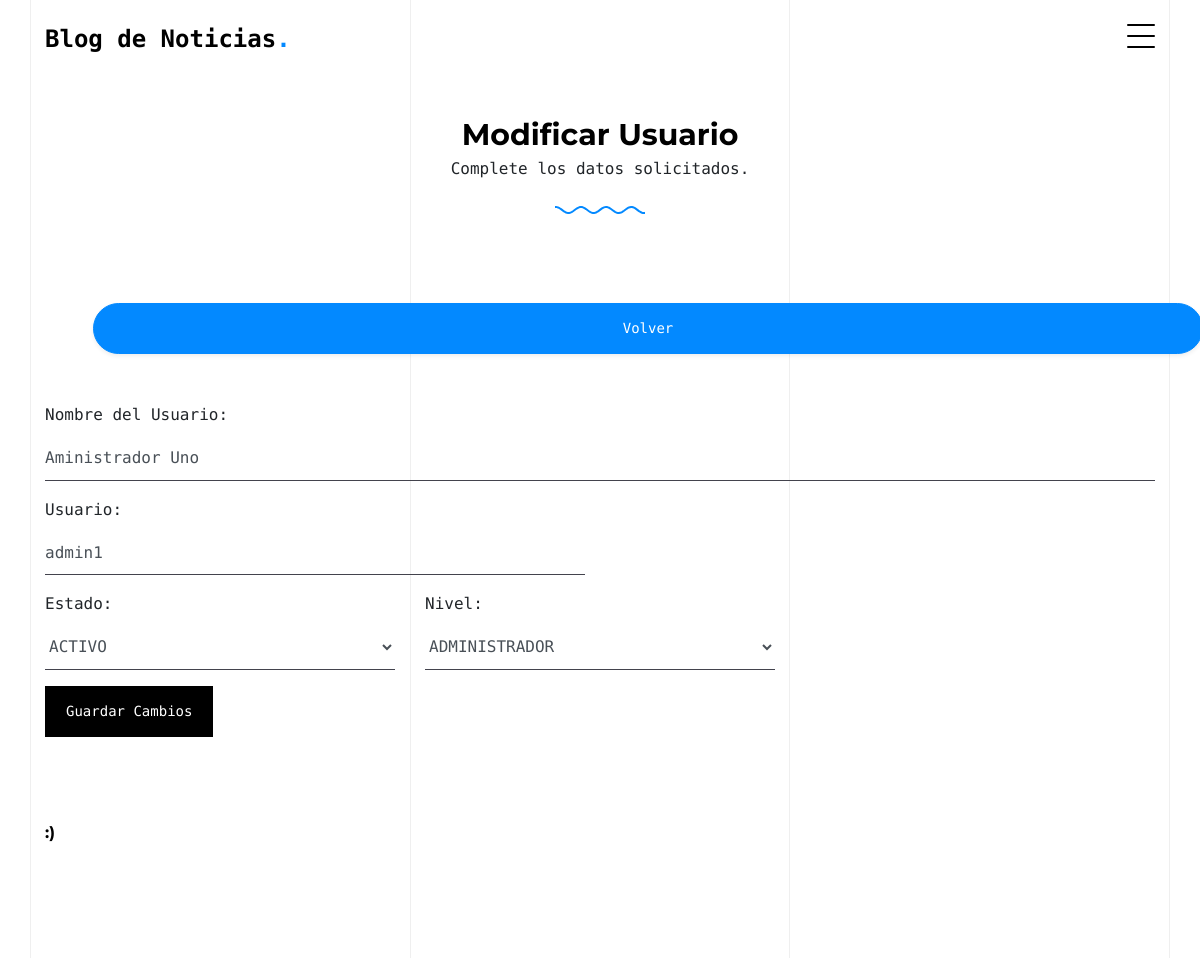
The page /modusuario/8 on the database its author committed.
### pagina_cms/models.py (models this page shows)
class usuarios(models.Model):
    nombre = models.CharField(max_length=255)
    usuario = models.CharField(max_length=25)
    clave = models.CharField(max_length=25)
    estado = models.CharField(max_length=25)
    nivel = models.CharField(max_length=25)

### pagina_cms/usuarios.py (the view)
# urls.py: path('modusuario/<id>', usuarios.modificar, name='modusuario'),
def modificar(request, id):
    usuario = get_object_or_404(usuarios, pk=id)
    if request.method == 'POST':
        f_nombre = request.POST.get('nombre')
        f_usuario = request.POST.get('usuario')
        f_estado = request.POST.get('estado')
        f_nivel = request.POST.get('nivel')
        usuario.nombre = f_nombre
        usuario.usuario = f_usuario
        usuario.estado = f_estado
        usuario.nivel = f_nivel
        usuario.save()
        return redirect('verusuario')
    else:
        return render(request, 'usuario_modificar.html', {'usuario': usuario})

### pagina_cms/templates/usuario_modificar.html (shortened to what this page needs)
{% extends 'base.html' %}
{% block cuerpo %}
<div class="untree_co-section pb-0">
    <div class="container">
      <div class="row mb-4">
        <div class="col-lg-7 text-center mx-auto">
          <h2 class="section-heading gsap-reveal-hero mb-0"><strong>Modificar Usuario</strong></h2>
          <p class="gsap-reveal-hero">Complete los datos solicitados.</p>
          <div class="wave gsap-reveal-hero" >
            <svg>
              <path d="M10,10 L50,100 L90,50" stroke="#0389ff"></path>
            </svg>
          </div>
        </div>
      </div>
      <div class="row">
        <div class="col-lg-12">
          <a href="{% url 'verusuario' %}" class="btn btn-primary btn-block rounded-pill shadow-sm m-5">Volver</a>
          <form action="{% url 'modusuario' id=usuario.id %}" method="post">
            <div class="row">
              <div class="col-lg-12 form-group">
                <label>Nombre del Usuario:</label>
                <input type="text" name="nombre" class="form-control" required value="{{ usuario.nombre }}">
              </div>
              <div class="col-lg-6 form-group">
                <label>Usuario:</label>
                <input type="text" name="usuario" class="form-control" required value="{{ usuario.usuario }}">
              </div>
            </div>
            <div class="row">
              <div class="col-lg-4 form-group">
                <label>Estado:</label>
                <select name="estado" class="form-control">
                  <option value="ACTIVO" {% if usuario.estado == 'ACTIVO' %} selected {% endif %}>ACTIVO</option>
              </select>
              </div>
              <div class="col-lg-4 form-group">
                <label>Nivel:</label>
                <select name="nivel" class="form-control">
                  <option value="ADMINISTRADOR" {% if usuario.nivel == 'ADMINISTRADOR' %} selected {% endif %}>ADMINISTRADOR</option>
              </select>
              </div>
            </div>
            <div class="row">
              <div class="col-12 form-group">
                <input type="submit" class="btn btn-black" value="Guardar Cambios">
              </div>
            </div>
          </form>
        </div>
      </div>
    </div>
  </div>
{% endblock %}

### pagina_cms/static/css/style.css (style rules this page uses)
body { font-family: "PT Mono", monospace; line-height: 1.6; background: #ffffff; overflow-x: hidden; font-size: 16px; }
body:before { content: ""; position: fixed; top: 0; left: 0; z-index: 99; right: 0; bottom: 0; background: rgba(0, 0, 0, 0.2); opacity: 0; visibility: hidden; -webkit-transition: .3s all ease; -o-transition: .3s all ease; transition: .3s all ease; }
a { color: #0389ff; -webkit-transition: .3s all ease; -o-transition: .3s all ease; transition: .3s all ease; }
h1, .h1, h2, .h2, h3, .h3, h4, .h4 { font-family: "Montserrat", sans-serif; color: #dddde6; }
.btn { padding-top: 14px; padding-bottom: 14px; padding-left: 20px; padding-right: 20px; border-radius: 0px; font-size: 14px; border: 1px solid transparent; }
.btn.btn-primary { background: #0389ff; border-color: #0389ff; }
.btn.btn-black { background: #000000; color: #ffffff; }
.form-control, .custom-select { border: none; font-size: 16px; height: 45px; padding-left: 0; padding-right: 0; background: transparent; border-bottom: 1px solid #43434d; border-radius: 0; }
.untree_co-section { padding: 7rem 0; }
.section-heading { font-size: 30px; color: #000000; }
.gsap-reveal-hero { line-height: 0; }
.wave { margin-bottom: 10px; }
.wave svg { width: 90px; height: 20px; }

### rows shown on the page
usuarios: nombre "Aministrador Uno", usuario "admin1", estado "ACTIVO", nivel "ADMINISTRADOR"
